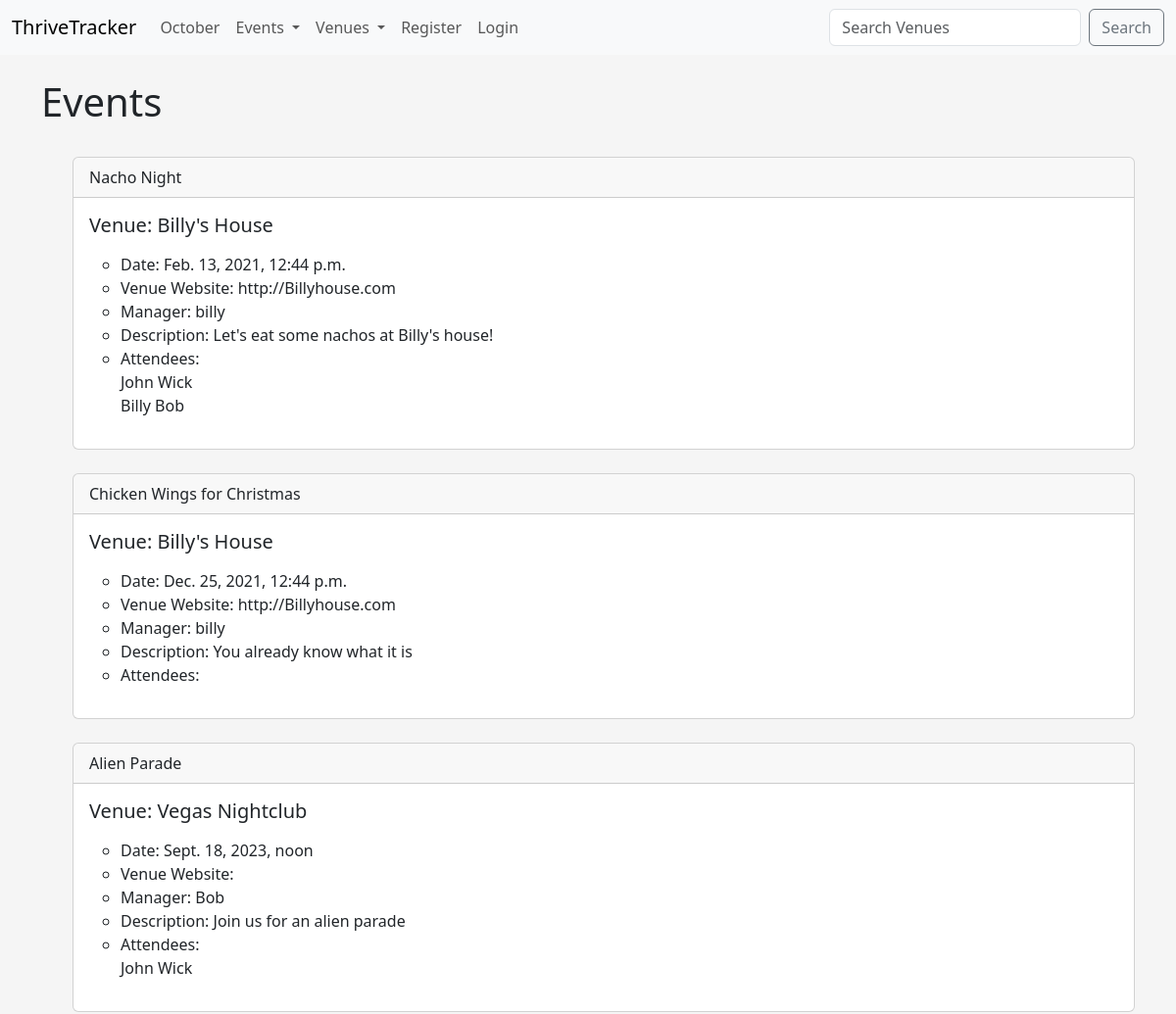
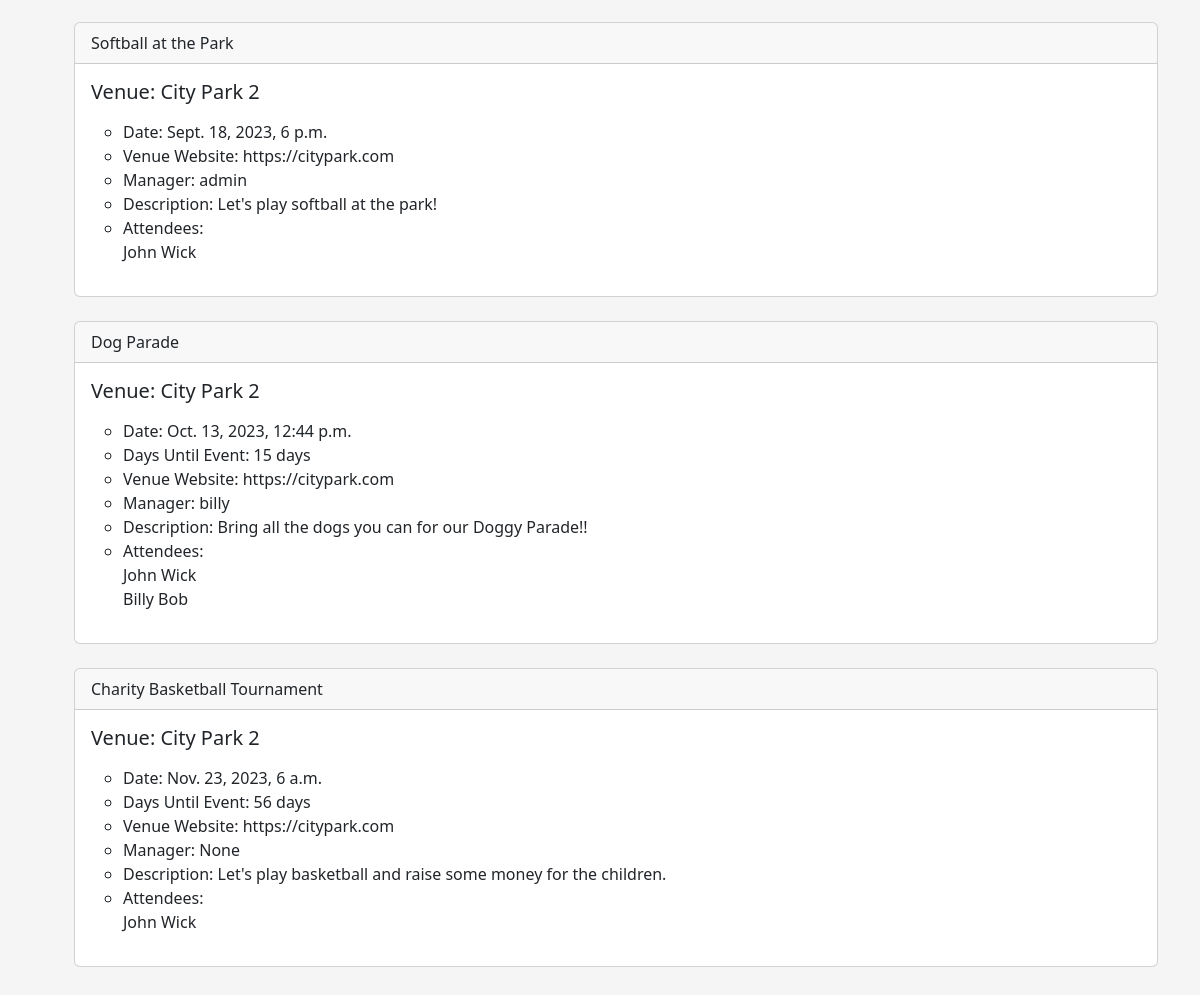
The app's page /events with its own data (2 pictures, top to bottom).
### addiction_calendar/models.py (models this page shows)
class Event(models.Model):
    name = models.CharField('Event Name', max_length=200)
    event_date = models.DateTimeField('Event Date')
    venue = models.ForeignKey(Venue, blank=True, null=True, on_delete=models.CASCADE)
    manager = models.ForeignKey(User, blank = True, null = True, on_delete=models.SET_NULL)
    description = models.TextField('Event Description', blank=True)
    attendees = models.ManyToManyField(ThriveTrackerUser, blank=True)
    approved = models.BooleanField('Aprroved', default=False)
    def __str__(self):
        return self.name
    @property
    def Days_till(self):
        today = date.today()
        days_till = self.event_date.date() - today
        days_till_stripped = str(days_till).split(',', 1)[0]
        return days_till_stripped
    @property
    def Is_Past(self):
        today = date.today()
        if self.event_date.date() > today:
            return True
        else:
            return False

class Venue(models.Model):
    name = models.CharField('Venue Name', max_length=200)
    address = models.CharField('Venue Address', max_length=300)
    zip_code = models.CharField('Venue Zip Code', max_length=15)
    phone = models.CharField('Venue Phone', max_length=20, blank=True)
    web = models.URLField('Venue Website', blank=True)
    email_address = models.EmailField('Venue Email', blank=True)
    owner = models.IntegerField('Venue Owner', blank=False, default = 1)
    venue_image = models.ImageField('Venue Image', upload_to='images/', blank=True, null=True)
    def __str__(self):
        return self.name

class ThriveTrackerUser(models.Model):
    first_name = models.CharField('First Name', max_length=200)
    last_name = models.CharField('Last Name', max_length=200)
    username = models.CharField('Username', max_length=200)
    email = models.EmailField('Email Address')
    def __str__(self):
        return self.first_name + ' ' + self.last_name

### addiction_calendar/views.py (the view)
# urls.py: path('events', views.all_events, name="events-list"),
def all_events(request):
    events_list = Event.objects.all().order_by('event_date', 'name')
    return render(request, 'addiction_events/events_list.html',
            {'events_list': events_list})

### addiction_calendar/templates/addiction_events/events_list.html (shortened to what this page needs)
{% extends 'addiction_events/base.html' %}
{% block content %}
    <h1>Events</h1>
    <br/>
    <ul>
    {% for event in events_list%}
    {% if event.approved %}
    <div class="card">
        <div class="card-header">
            {{ event }}
        </div>
        <div class="card-body">
          <h5 class="card-title">Venue: {{ event.venue }}</h5>
          <p class="card-text">
            <ul>
                <li>Date: {{ event.event_date }}</li>
                {% if event.Is_Past %}
                    <li>Days Until Event: {{ event.Days_till }}</li>
                {% endif %}
                <li>Venue Website: {{ event.venue.web }}</li>
                <li>Manager: {{ event.manager }}</li>
                <li>Description: {{ event.description }}</li>
                <li>Attendees:
                    <br/>
                {% for user in event.attendees.all %}
                     {{ user }}
                     <br/>
                {% endfor %}
                </li>
            </ul>
        </p>
      </div>
    </div>
    <br/>
    {% endif %}
    {% endfor %}
{% endblock %}

### addiction_calendar/templates/addiction_events/base.html (style rules this page uses)
body { background: #f5f5f5; }

### records on screen
Event: name "Nacho Night", venue "Billy's House", event_date "Feb. 13, 2021, 12:44 p.m.", venue.web "http://Billyhouse.com", manager "billy", description "Let's eat some nachos at Billy's house!"
ThriveTrackerUser: first_name+last_name "John Wick"
ThriveTrackerUser: first_name+last_name "Billy Bob"
Event: name "Chicken Wings for Christmas", venue "Billy's House", event_date "Dec. 25, 2021, 12:44 p.m.", venue.web "http://Billyhouse.com", manager "billy", description "You already know what it is"
Event: name "Alien Parade", venue "Vegas Nightclub", event_date "Sept. 18, 2023, noon", manager "Bob", description "Join us for an alien parade"
Event: name "Softball at the Park", venue "City Park 2", event_date "Sept. 18, 2023, 6 p.m.", venue.web "https://citypark.com", manager "admin", description "Let's play softball at the park!"
Event: name "Dog Parade", venue "City Park 2", event_date "Oct. 13, 2023, 12:44 p.m.", Days_till "15 days", venue.web "https://citypark.com", manager "billy", description "Bring all the dogs you can for our Doggy Parade!!"
Event: name "Charity Basketball Tournament", venue "City Park 2", event_date "Nov. 23, 2023, 6 a.m.", Days_till "56 days", venue.web "https://citypark.com", manager "None", description "Let's play basketball and raise some money for the children."
